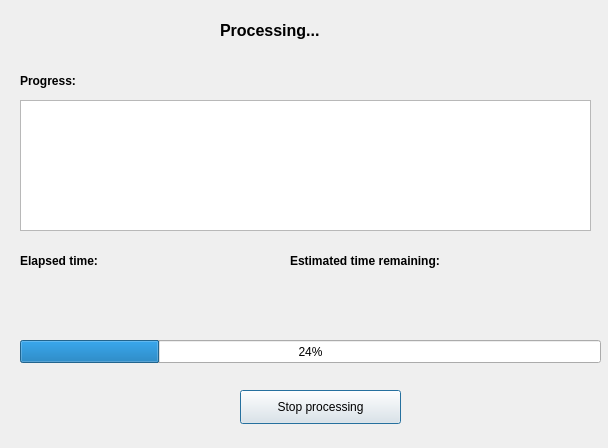
<?xml version="1.0" encoding="UTF-8"?>
<ui version="4.0">
 <class>Dialog</class>
 <widget class="QDialog" name="Dialog">
  <property name="geometry">
   <rect>
    <x>0</x>
    <y>0</y>
    <width>608</width>
    <height>448</height>
   </rect>
  </property>
  <property name="windowTitle">
   <string>Downloading Data</string>
  </property>
  <widget class="QProgressBar" name="dl_progressBar">
   <property name="geometry">
    <rect>
     <x>20</x>
     <y>340</y>
     <width>581</width>
     <height>23</height>
    </rect>
   </property>
   <property name="value">
    <number>24</number>
   </property>
  </widget>
  <widget class="QLabel" name="label_2">
   <property name="geometry">
    <rect>
     <x>20</x>
     <y>250</y>
     <width>121</width>
     <height>21</height>
    </rect>
   </property>
   <property name="font">
    <font>
     <weight>75</weight>
     <bold>true</bold>
    </font>
   </property>
   <property name="text">
    <string>Elapsed time:</string>
   </property>
  </widget>
  <widget class="QLabel" name="label_3">
   <property name="geometry">
    <rect>
     <x>290</x>
     <y>250</y>
     <width>241</width>
     <height>21</height>
    </rect>
   </property>
   <property name="font">
    <font>
     <weight>75</weight>
     <bold>true</bold>
    </font>
   </property>
   <property name="text">
    <string>Estimated time remaining:</string>
   </property>
  </widget>
  <widget class="QLabel" name="label_4">
   <property name="geometry">
    <rect>
     <x>20</x>
     <y>70</y>
     <width>121</width>
     <height>21</height>
    </rect>
   </property>
   <property name="font">
    <font>
     <weight>75</weight>
     <bold>true</bold>
    </font>
   </property>
   <property name="text">
    <string>Progress:</string>
   </property>
  </widget>
  <widget class="QTextBrowser" name="textBrowser">
   <property name="geometry">
    <rect>
     <x>20</x>
     <y>100</y>
     <width>571</width>
     <height>131</height>
    </rect>
   </property>
  </widget>
  <widget class="QLabel" name="label_5">
   <property name="geometry">
    <rect>
     <x>220</x>
     <y>20</y>
     <width>251</width>
     <height>21</height>
    </rect>
   </property>
   <property name="font">
    <font>
     <pointsize>12</pointsize>
     <weight>75</weight>
     <bold>true</bold>
    </font>
   </property>
   <property name="text">
    <string>Processing...</string>
   </property>
  </widget>
  <widget class="QPushButton" name="pushButton">
   <property name="geometry">
    <rect>
     <x>240</x>
     <y>390</y>
     <width>161</width>
     <height>34</height>
    </rect>
   </property>
   <property name="text">
    <string>Stop processing</string>
   </property>
  </widget>
 </widget>
 <resources/>
 <connections/>
</ui>
